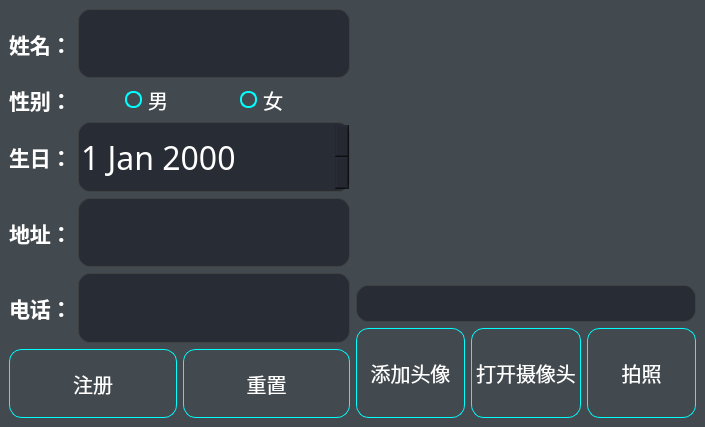
<?xml version="1.0" encoding="UTF-8"?>
<ui version="4.0">
 <class>RegisterWin</class>
 <widget class="QWidget" name="RegisterWin">
  <property name="geometry">
   <rect>
    <x>0</x>
    <y>0</y>
    <width>705</width>
    <height>427</height>
   </rect>
  </property>
  <property name="windowTitle">
   <string>Form</string>
  </property>
  <property name="styleSheet">
   <string notr="true"/>
  </property>
  <layout class="QVBoxLayout" name="verticalLayout_3">
   <property name="spacing">
    <number>0</number>
   </property>
   <property name="leftMargin">
    <number>0</number>
   </property>
   <property name="topMargin">
    <number>0</number>
   </property>
   <property name="rightMargin">
    <number>0</number>
   </property>
   <property name="bottomMargin">
    <number>0</number>
   </property>
   <item>
    <widget class="QWidget" name="widget" native="true">
     <property name="styleSheet">
      <string notr="true">QWidget#widget 
{
	background-color: rgb(66, 74, 80);
}

QLabel 
{
	font-weight: bold;
	color: rgb(255, 255, 255);
	border: none;
}

QRadioButton 
{
	border: none;
	color: rgb(255, 255, 255);
}

QRadioButton::indicator 
{
	width: 13px;
	height: 13px;
	border-radius: 8px;
	border: 2px solid rgb(0, 255, 255);
}

QRadioButton::indicator:checked 
{
	width: 13px;
	height: 13px;
	border-radius: 8px;
	background-color: rgb(0, 255, 255);
}

QDateEdit 
{
	border: 1px solid #404142;
	border-radius: 12px;
	background-color: rgba(37, 40, 49, 0.9);
	font: 24pt &quot;微软雅黑&quot;;
	color: rgb(255, 255, 255);
}

QLineEdit
{
	border: 1px solid #404142;
	border-radius: 12px;
	background-color: rgba(37, 40, 49, 0.9);
	font: 14pt &quot;微软雅黑&quot;;
	color: rgb(255, 255, 255);
}

QLineEdit#picFileEdit
{
	width:313;
	height:35;
}

QLineEdit:focus 
{
	/* 当被选中时，边框颜色为蓝色，且加粗 */
	border: 2px solid #7b63e1;
}

QPushButton 
{
	color: rgb(255, 255, 255);
	border: 1px solid rgb(0, 255, 255);
	border-radius: 13px;
}

QPushButton::hover 
{
	background-color: rgb(0, 255, 255);
	color: rgb(0, 0, 0);
}

QPushButton::pressed 
{
	/* 点击时的背景颜色 */
	background-color: rgb(66, 74, 80);
	/* 点击时的边框颜色 */
	border: 1px solid rgb(0, 255, 127);
	
	color: rgb(255, 255, 255);
}

QLabel#headpicLb 
{
	background-image: url(:/images/photo.png);
	background-repeat: no-repeat;/* 防止图片重复显示 */
	background-position: center;/* 图片居中显示 */
}</string>
     </property>
     <layout class="QHBoxLayout" name="horizontalLayout_8">
      <item>
       <layout class="QVBoxLayout" name="verticalLayout">
        <item>
         <layout class="QHBoxLayout" name="horizontalLayout">
          <item>
           <widget class="QLabel" name="label">
            <property name="font">
             <font>
              <family>微软雅黑 Light</family>
              <pointsize>16</pointsize>
              <italic>false</italic>
              <bold>true</bold>
             </font>
            </property>
            <property name="text">
             <string>姓名：</string>
            </property>
           </widget>
          </item>
          <item>
           <widget class="QLineEdit" name="nameEdit">
            <property name="sizePolicy">
             <sizepolicy hsizetype="Expanding" vsizetype="Expanding">
              <horstretch>0</horstretch>
              <verstretch>0</verstretch>
             </sizepolicy>
            </property>
            <property name="font">
             <font>
              <family>微软雅黑</family>
              <pointsize>14</pointsize>
              <italic>false</italic>
              <bold>false</bold>
             </font>
            </property>
           </widget>
          </item>
         </layout>
        </item>
        <item>
         <layout class="QHBoxLayout" name="horizontalLayout_4">
          <item>
           <widget class="QLabel" name="label_4">
            <property name="font">
             <font>
              <family>微软雅黑 Light</family>
              <pointsize>16</pointsize>
              <italic>false</italic>
              <bold>true</bold>
             </font>
            </property>
            <property name="text">
             <string>性别：</string>
            </property>
           </widget>
          </item>
          <item>
           <widget class="QRadioButton" name="mrb">
            <property name="font">
             <font>
              <pointsize>15</pointsize>
             </font>
            </property>
            <property name="text">
             <string>男</string>
            </property>
           </widget>
          </item>
          <item>
           <widget class="QRadioButton" name="wrb">
            <property name="font">
             <font>
              <pointsize>15</pointsize>
             </font>
            </property>
            <property name="text">
             <string>女</string>
            </property>
           </widget>
          </item>
         </layout>
        </item>
        <item>
         <layout class="QHBoxLayout" name="horizontalLayout_5">
          <item>
           <widget class="QLabel" name="label_6">
            <property name="font">
             <font>
              <family>微软雅黑 Light</family>
              <pointsize>16</pointsize>
              <italic>false</italic>
              <bold>true</bold>
             </font>
            </property>
            <property name="text">
             <string>生日：</string>
            </property>
           </widget>
          </item>
          <item>
           <widget class="QDateEdit" name="birthdayEdit">
            <property name="sizePolicy">
             <sizepolicy hsizetype="Expanding" vsizetype="Expanding">
              <horstretch>0</horstretch>
              <verstretch>0</verstretch>
             </sizepolicy>
            </property>
            <property name="font">
             <font>
              <family>微软雅黑</family>
              <pointsize>24</pointsize>
              <italic>false</italic>
              <bold>false</bold>
             </font>
            </property>
           </widget>
          </item>
         </layout>
        </item>
        <item>
         <layout class="QHBoxLayout" name="horizontalLayout_2">
          <item>
           <widget class="QLabel" name="label_2">
            <property name="font">
             <font>
              <family>微软雅黑 Light</family>
              <pointsize>16</pointsize>
              <italic>false</italic>
              <bold>true</bold>
             </font>
            </property>
            <property name="text">
             <string>地址：</string>
            </property>
           </widget>
          </item>
          <item>
           <widget class="QLineEdit" name="addressEdit">
            <property name="sizePolicy">
             <sizepolicy hsizetype="Expanding" vsizetype="Expanding">
              <horstretch>0</horstretch>
              <verstretch>0</verstretch>
             </sizepolicy>
            </property>
            <property name="font">
             <font>
              <family>微软雅黑</family>
              <pointsize>14</pointsize>
              <italic>false</italic>
              <bold>false</bold>
             </font>
            </property>
           </widget>
          </item>
         </layout>
        </item>
        <item>
         <layout class="QHBoxLayout" name="horizontalLayout_3">
          <item>
           <widget class="QLabel" name="label_3">
            <property name="font">
             <font>
              <family>微软雅黑 Light</family>
              <pointsize>16</pointsize>
              <italic>false</italic>
              <bold>true</bold>
             </font>
            </property>
            <property name="text">
             <string>电话：</string>
            </property>
           </widget>
          </item>
          <item>
           <widget class="QLineEdit" name="phoneEdit">
            <property name="sizePolicy">
             <sizepolicy hsizetype="Expanding" vsizetype="Expanding">
              <horstretch>0</horstretch>
              <verstretch>0</verstretch>
             </sizepolicy>
            </property>
            <property name="font">
             <font>
              <family>微软雅黑</family>
              <pointsize>14</pointsize>
              <italic>false</italic>
              <bold>false</bold>
             </font>
            </property>
           </widget>
          </item>
         </layout>
        </item>
        <item>
         <layout class="QHBoxLayout" name="horizontalLayout_6">
          <item>
           <widget class="QPushButton" name="registerBt">
            <property name="sizePolicy">
             <sizepolicy hsizetype="Minimum" vsizetype="Expanding">
              <horstretch>0</horstretch>
              <verstretch>0</verstretch>
             </sizepolicy>
            </property>
            <property name="font">
             <font>
              <pointsize>15</pointsize>
              <bold>false</bold>
             </font>
            </property>
            <property name="text">
             <string>注册</string>
            </property>
           </widget>
          </item>
          <item>
           <widget class="QPushButton" name="resetBt">
            <property name="sizePolicy">
             <sizepolicy hsizetype="Minimum" vsizetype="Expanding">
              <horstretch>0</horstretch>
              <verstretch>0</verstretch>
             </sizepolicy>
            </property>
            <property name="font">
             <font>
              <pointsize>15</pointsize>
              <bold>false</bold>
             </font>
            </property>
            <property name="text">
             <string>重置</string>
            </property>
           </widget>
          </item>
         </layout>
        </item>
       </layout>
      </item>
      <item>
       <layout class="QVBoxLayout" name="verticalLayout_2" stretch="3,1,1">
        <item>
         <widget class="QLabel" name="headpicLb">
          <property name="sizePolicy">
           <sizepolicy hsizetype="Preferred" vsizetype="Expanding">
            <horstretch>0</horstretch>
            <verstretch>0</verstretch>
           </sizepolicy>
          </property>
          <property name="styleSheet">
           <string notr="true"/>
          </property>
          <property name="text">
           <string/>
          </property>
         </widget>
        </item>
        <item>
         <widget class="QLineEdit" name="picFileEdit"/>
        </item>
        <item>
         <layout class="QHBoxLayout" name="horizontalLayout_7">
          <item>
           <widget class="QPushButton" name="addpicBt">
            <property name="sizePolicy">
             <sizepolicy hsizetype="Minimum" vsizetype="Expanding">
              <horstretch>0</horstretch>
              <verstretch>0</verstretch>
             </sizepolicy>
            </property>
            <property name="font">
             <font>
              <pointsize>15</pointsize>
              <bold>false</bold>
             </font>
            </property>
            <property name="text">
             <string>添加头像</string>
            </property>
           </widget>
          </item>
          <item>
           <widget class="QPushButton" name="videoswitchBt">
            <property name="sizePolicy">
             <sizepolicy hsizetype="Minimum" vsizetype="Expanding">
              <horstretch>0</horstretch>
              <verstretch>0</verstretch>
             </sizepolicy>
            </property>
            <property name="font">
             <font>
              <pointsize>15</pointsize>
              <bold>false</bold>
             </font>
            </property>
            <property name="text">
             <string>打开摄像头</string>
            </property>
           </widget>
          </item>
          <item>
           <widget class="QPushButton" name="cameraBt">
            <property name="sizePolicy">
             <sizepolicy hsizetype="Minimum" vsizetype="Expanding">
              <horstretch>0</horstretch>
              <verstretch>0</verstretch>
             </sizepolicy>
            </property>
            <property name="font">
             <font>
              <pointsize>15</pointsize>
              <bold>false</bold>
             </font>
            </property>
            <property name="text">
             <string>拍照</string>
            </property>
           </widget>
          </item>
         </layout>
        </item>
       </layout>
      </item>
     </layout>
    </widget>
   </item>
  </layout>
 </widget>
 <resources/>
 <connections/>
</ui>
